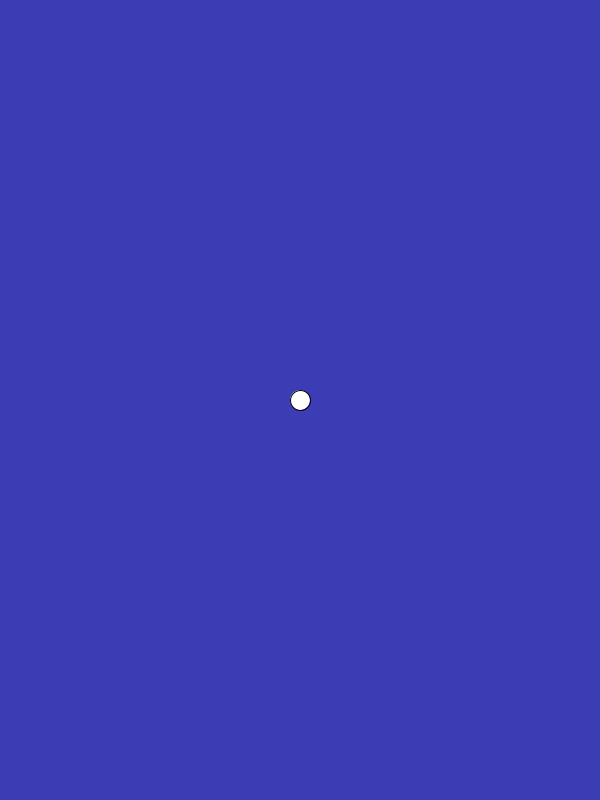
Frame 1 (no input)
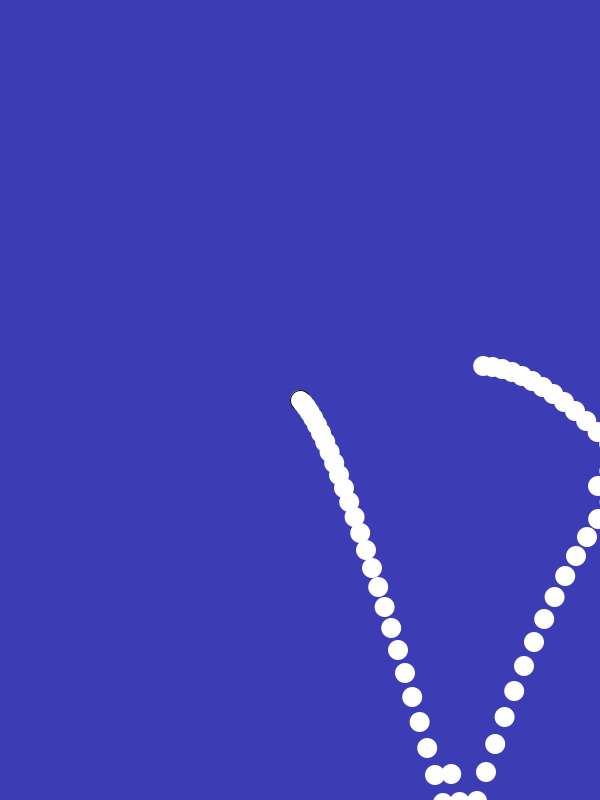
Frame 60 (the mouse pressed at the canvas centre just before this capture)
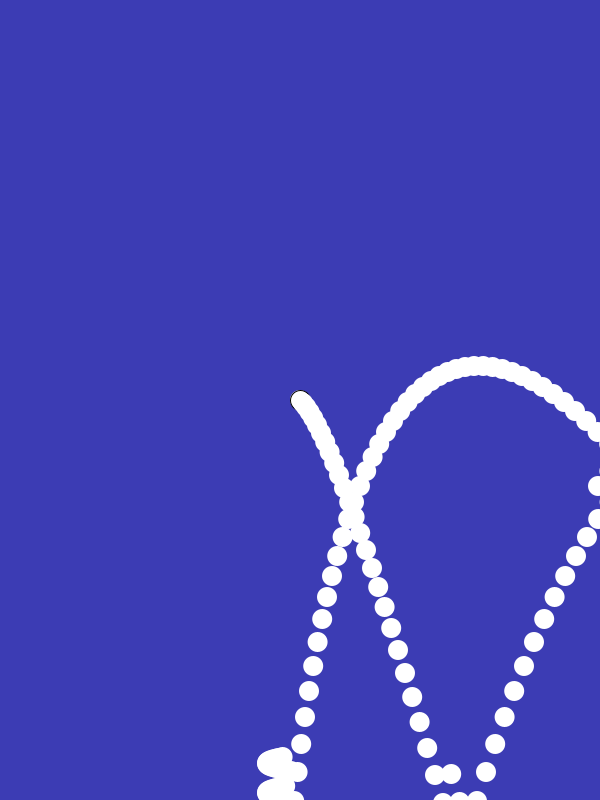
Frame 120 (the mouse held since frame 60 and released just before this capture)

The Processing sketch that drew these frames (run headless with seeded random() and noise(); from frame 60 on, the mouse is pressed at the canvas centre):

// Processing sketch: ZANINOVICH_CODINGACTIVITY_3
// ── ZANINOVICH_CODINGACTIVITY_3.pde
//Art 22 Coding Activity 3
//Date: April 16, 2020
//Author: Nick Zaninovich

float xPos, yPos;
float xVel, yVel;
float xDirection, yDirection;
float xGravity, yGravity;

void setup(){
  size (600,800);
  
  xPos=width/2;
  yPos=height/2;
  
  xVel = 3;
  yVel = 3;
  
  xDirection=1;
  yDirection=1;
  xGravity=0.2;
  yGravity=1;
  background (60, 60, 180);
}

void draw (){
   ellipse (xPos, yPos, 20, 20);
 noStroke();
 if(xPos > width || xPos < 1){ //check if we are at the edge of our screen
   xDirection = xDirection * -1; //change direction to the other side (+ to - or vice versa)
 }
    if(yPos > height || yPos < 1) {//check if we are at the edge of our screen
   yDirection = yDirection * -1; //change direction to the other side (+ to - or vice versa)
    }
    
     xVel=xVel*xDirection; // make sure xVel is in the correct direction (right or left)
xPos+=xVel; // add x velocity to our x position
xVel+=xGravity;//add x gravity to x velocity 
 
yVel=yVel*yDirection; // make sure yVel is in the correct direction (up or down)
yPos+=yVel; // add y velocity to our y position 
yVel+=yGravity;//add y gravity to y velocity

    if (keyPressed){//if the key is pressed
      if (key == 'x') //key 'x' 
        xVel = random (5,10); // the set x velocity will be a random number between 5 and 10  
    }   
      if (key == 'y') {//key 'y'
        yVel = random (5,10); // the set y velocity will be a random number between 5 and 10
      }
}
